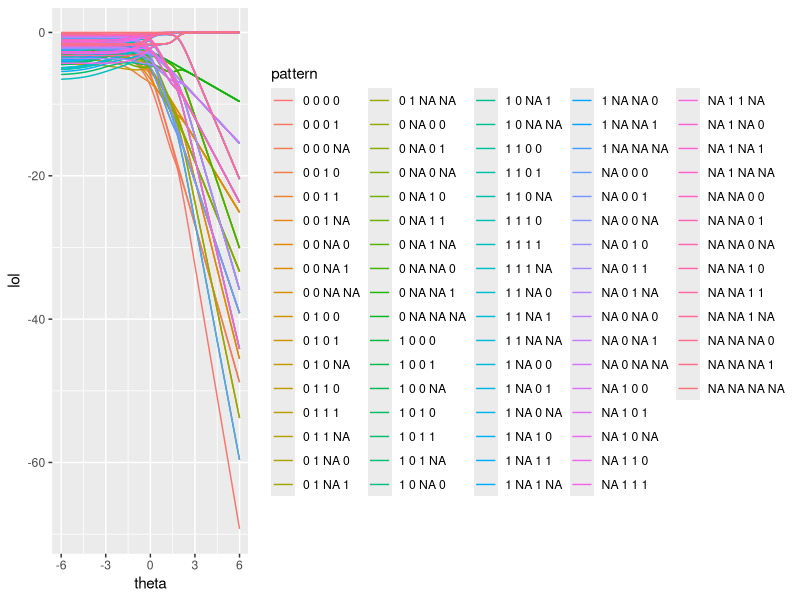
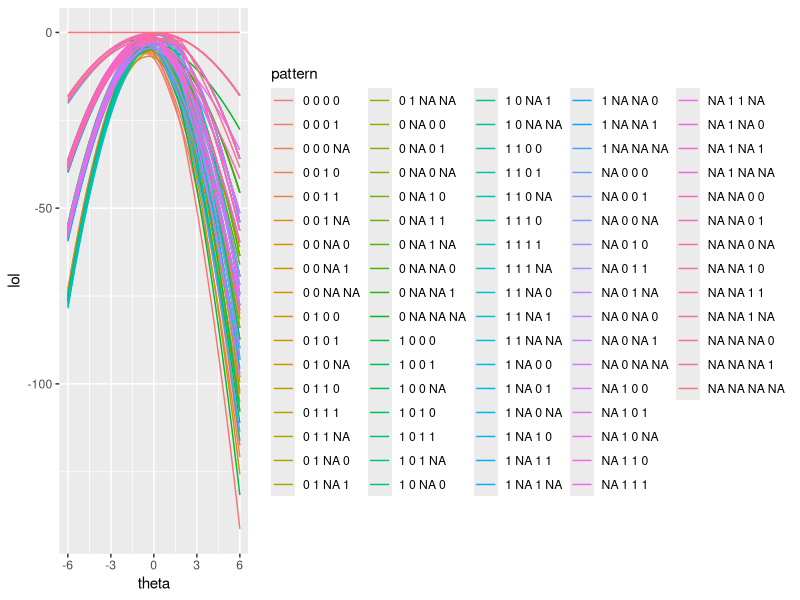

Generate these figures, in order, with R: (Note: this script raises an error after producing the figures.)
# 尤度の考え方 in IRT

library(tidyverse);library(magick)

ptheta <- function(theta,a,b,c){
  c+(1-c)/(1+exp(-1.702*a*(theta-b)))
}

LL <- function(u,theta,a,b,c){
  sum(log(ptheta(theta,a,b,c))*u+log(1-ptheta(theta,a,b,c))*(1-u),na.rm = T)
}
LL_b <- function(u,theta,a,b,c,mu,sigma){
  sum(log(ptheta(theta,a,b,c))*u+log(1-ptheta(theta,a,b,c))*(1-u)-0.5*((theta-mu)/sigma)^2,na.rm = T)
}

a <- c(0.7,1.3,2.3,2.9)
b <- c(-2,-0.8,0,1.9)
c <- c(0.1,0.34,0.2,0.2)


x <- matrix(nrow=3^4,ncol=4)
pattern <- c(0,1,NA)
h <- 1
for(i in pattern){
  for(j in pattern){
    for(k in pattern){
      for(l in pattern){
        x[h,1] <- i
        x[h,2] <- j
        x[h,3] <- k
        x[h,4] <- l
        h <- h+1
      }
    }
  }
}

x <- x[order(rowSums(x,na.rm = T)),]
total <- rowSums(x,na.rm=T)


# 尤度関数
theta <- seq(-6,6,length.out = 301)
LOL <- matrix(nrow=301,ncol=3^4) %>% data.frame()

for(i in 1:3^4){
  LOL[,i] <- theta %>% matrix(ncol=1) %>% apply(1,LL,u=x[i,],a=a,b=b,c=c)
  colnames(LOL)[i] <- paste(x[i,1],x[i,2],x[i,3],x[i,4])
}
LOL$theta <- theta

LOL %>% tidyr::gather(key=pattern,value=lol,-theta) %>% 
  ggplot(aes(x=theta,y=lol,colour=pattern)) +
  geom_line()

# 尤度関数*事前分布
theta <- seq(-6,6,length.out = 301)
LOL_b <- matrix(nrow=301,ncol=3^4) %>% data.frame()

for(i in 1:3^4){
  LOL_b[,i] <- theta %>% matrix(ncol=1) %>% apply(1,LL_b,u=x[i,],a=a,b=b,c=c,mu=0,sigma=1)
  colnames(LOL_b)[i] <- paste(x[i,1],x[i,2],x[i,3],x[i,4])
}
LOL_b$theta <- theta

LOL_b %>% tidyr::gather(key=pattern,value=lol,-theta) %>% 
  ggplot(aes(x=theta,y=lol,colour=pattern)) +
  geom_line()


# 
mle <- estheta(cbind(c(1:81),x),param=cbind(a,b,c),est="MLE",ITEMc=2,Gc=0, method = "BFGS")
map <- estheta(cbind(c(1:81),x),param=cbind(a,b,c),est="MAP",ITEMc=2,Gc=0, method = "BFGS")
eap <- estheta(cbind(c(1:81),x),param=cbind(a,b,c),est="EAP",ITEMc=2,Gc=0)

optimise(LL,c(-10,10), maximum = T,u=x[37,],a=a,b=b,c=c)

optim(par=c(0),fn=LL,gr=function(u, theta,a,b,c){
  D <- 1.702
  p <- ptheta(theta,a,b,c)
  D*sum(a*(u - p)*(p-c)/(p*(1-c)), na.rm = T)
},method="BFGS",u=x[37,],control=list(fnscale=-1),a=a,b=b,c=c)

optim(par=c(0),fn=LL,method="SANN",u=x[37,],control=list(fnscale=-1),a=a,b=b,c=c)



img <- image_graph()

for(i in 1:3^4){
  cat("subject ",i,"\r")
  main <- sum(x[i,],na.rm = T)
  plot(x=LOL$theta,y=LOL[,i], ylim=c(-45,1),xlim=c(-6,6),ylab="lol",xlab=paste0("score is ",main,": pattern is ",colnames(LOL)[i]),type="l",lwd=2)
  par(new=T)
  plot(x=LOL_b$theta,y=LOL_b[,i], ylim=c(-45,1),xlim=c(-6,6),ylab="",xlab="",type="l",lty=2,lwd=2)
  mle_i <- mle$res$MLE[i]
  map_i <- map$res$MAP[i]
  eap_i <- eap$res$EAP[i]
  if(!is.na(mle_i)){
    par(new=T)
    plot(x=mle_i,y=LL(x[i,],mle_i,a,b,c), ylim=c(-45,1),xlim=c(-6,6),ylab="",xlab="",col="red", xaxt="n", yaxt="n")
    mtext(text=paste("MLE is",mle_i),line=0,col=2)
  } else {
    mtext(text="MLE is NA",line=0,col=2)
  }
  par(new=T)
  plot(x=map_i,y=LL_b(x[i,],map_i,a,b,c,mu=0,sigma=1), ylim=c(-45,1),xlim=c(-6,6),ylab="",xlab="",col=3, xaxt="n", yaxt="n")
  mtext(text=paste("MAP is",map_i),line=1,col=3)
  par(new=T)
  plot(x=eap_i,y=LL_b(x[i,],eap_i,a,b,c,mu=0,sigma=1), ylim=c(-45,1),xlim=c(-6,6),ylab="",xlab="",col=4, xaxt="n", yaxt="n")
  mtext(text=paste("EAP is",eap_i),line=2,col=4)
}

dev.off()
  
lol_anime <- image_animate(img, fps=5, loop=0)
image_write(lol_anime,path="lolanime.gif",format = "gif")

res_theta <- theta %>% data.frame()
res_theta$LL <- theta
for(p in 1:301){
  pp <- LL(x[37,],theta[p],a=a,b=b,c=c)
  res_theta[p,2] <- pp
}
